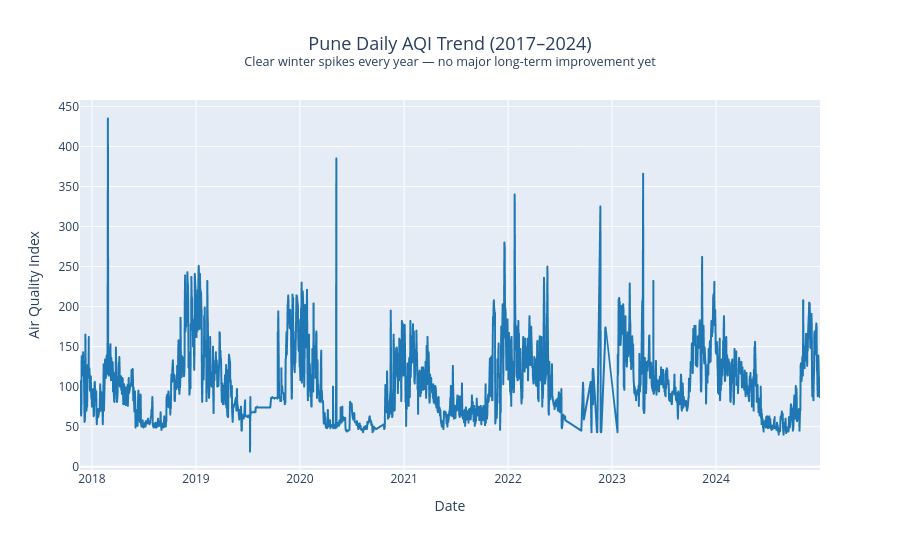

Notebook source saved alongside this figure:
### Code cell
#EDA Visualization

# AQI Trend Over Years (Daily Data)
fig1 = px.line(
    daily,
    x='Date',
    y='AQI',
    title='Pune Daily AQI Trend (2017–2024)<br><sup>Clear winter spikes every year — no major long-term improvement yet</sup>',
    labels={'AQI': 'Air Quality Index'},
    color_discrete_sequence=['#1f77b4']
)
fig1.update_layout(height=550, title_font_size=18, title_x=0.5)
fig1.show()

### Figure 1 — Plotly figure (JSON) as saved in the notebook; plotly's stock layout.template omitted (floating-point values rounded to 4 significant figures; data arrays with more than 128 entries replaced by an {"elided": "..."} marker saying what was removed)
{"data": [{"hovertemplate": "Date=%{x}<br>Air Quality Index=%{y}<extra></extra>", "legendgroup": "", "line": {"color": "#1f77b4", "dash": "solid"}, "marker": {"symbol": "circle"}, "mode": "lines", "name": "", "showlegend": false, "type": "scattergl", "x": {"elided": "2345 str values"}, "xaxis": "x", "y": {"elided": "2345 float values"}, "yaxis": "y"}], "layout": {"height": 550, "legend": {"tracegroupgap": 0}, "title": {"font": {"size": 18}, "text": "Pune Daily AQI Trend (2017–2024)<br><sup>Clear winter spikes every year — no major long-term improvement yet</sup>", "x": 0.5}, "xaxis": {"anchor": "y", "domain": [0, 1], "title": {"text": "Date"}}, "yaxis": {"anchor": "x", "domain": [0, 1], "title": {"text": "Air Quality Index"}}}}
